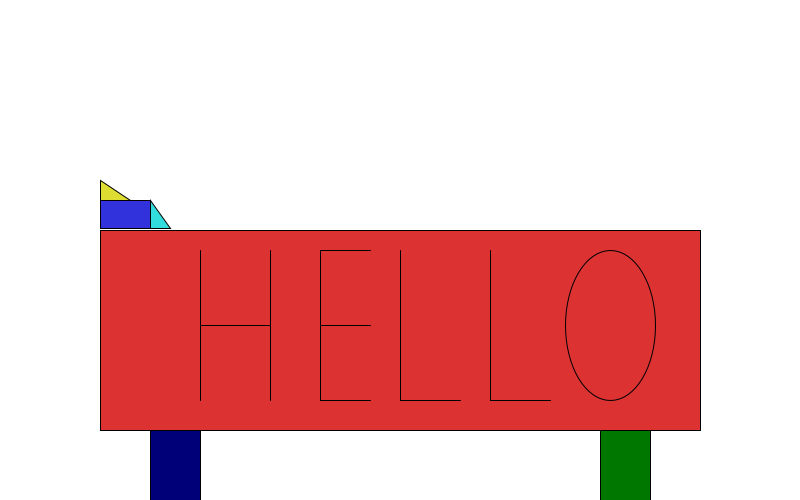
Frame 1 (no input)
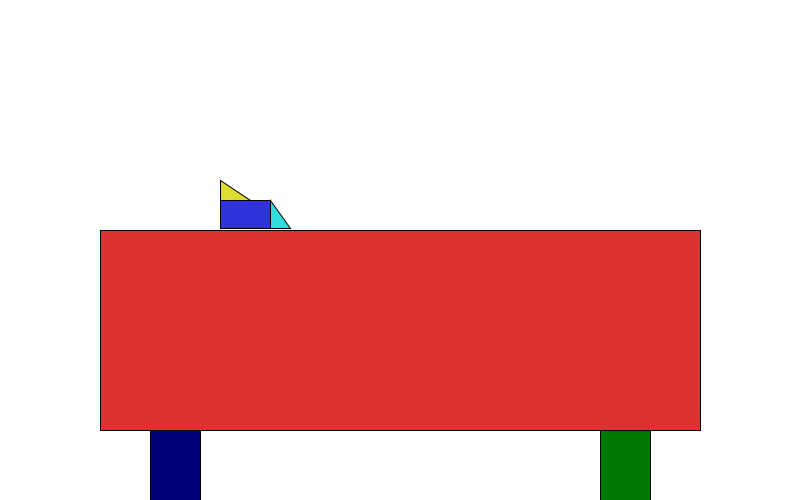
Frame 60 (the mouse pressed at the canvas centre just before this capture)
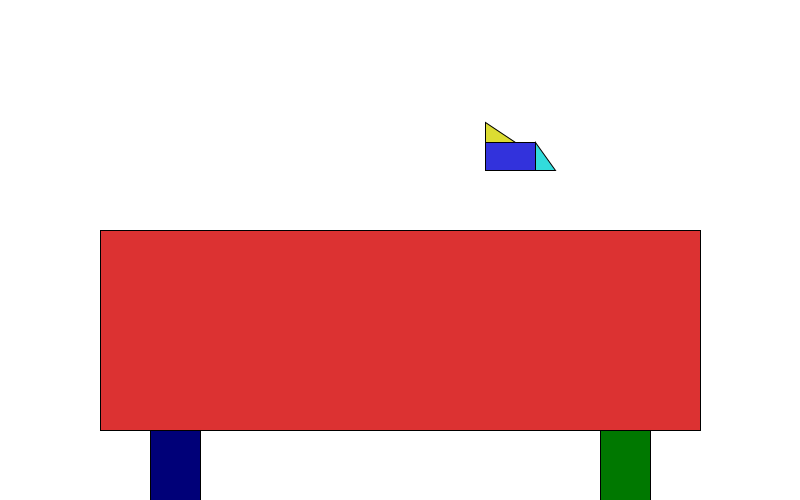
Frame 120 (the mouse held since frame 60 and released just before this capture)

The Processing sketch that drew these frames (run headless with seeded random() and noise(); from frame 60 on, the mouse is pressed at the canvas centre):

// Processing sketch: hello_takeoff
// ── hello_takeoff.pde
void setup() {


  size(800, 500);
}

int x=0;
int movex=0;
int movey=0;

void draw() {


  background(255);

 
  fill(0, 120, 0);
  rect(600,430,50,70);
  
  fill(0, 0, 120);
  rect(150,430,50,70);
  
  fill(220, 50, 50);
  rect(100, 230, 600, 200);
  
  fill(50, 50, 220);
  rect((100+movex),(200+movey),50,28);
  
  fill(50,220,220);
  triangle((150+movex),(200+movey),(150+movex),(228+movey),(170+movex),(228+movey));
  
  fill(220,220,50);
  triangle((100+movex),(180+movey),(100+movex),(200+movey),(130+movex),(200+movey));
  
  if ((x % 60)<=30) { 
    line(200, 250, 200, 400);

    line(200, 325, 270, 325);

    line(270, 250, 270, 400);

    line(320, 250, 320, 400);

    line(320, 250, 370, 250);

    line(320, 325, 370, 325);

    line(320, 400, 370, 400);

    line(400, 250, 400, 400);

    line(400, 400, 460, 400);

    line(490, 250, 490, 400);

    line(490, 400, 550, 400);
    
    fill(220,50,50);
    ellipse(610, 325, 90, 150);
    
  }
  if (x%2==0) {
    movex+=4.5;
    if (movex>=125) {
      movey+=-2;
      movex+=5.5;
    }
  }
  if (movex>800) {
    movex=0;
    movey=0;
  }
    
  x+=1;
}
